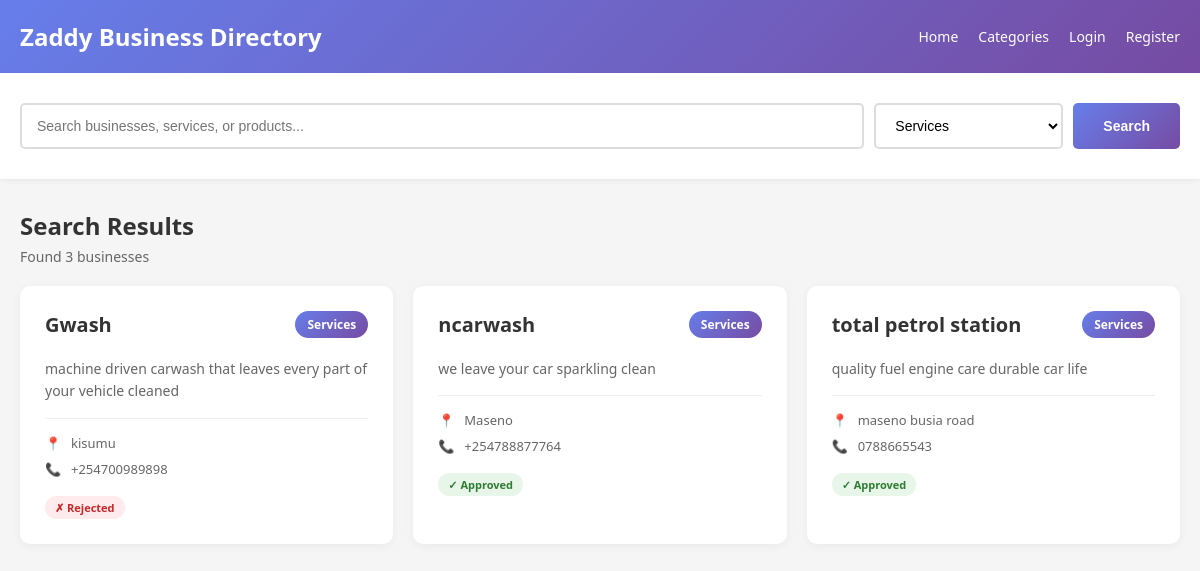
The page /search.php?category=4 on the database its author committed.
### tables this page shows
CREATE TABLE `businesses` (
  `id` int(11) NOT NULL,
  `name` varchar(200) NOT NULL,
  `category_id` int(11) NOT NULL,
  `user_id` int(11) NOT NULL,
  `description` text DEFAULT NULL,
  `address` varchar(255) DEFAULT NULL,
  `phone` varchar(20) DEFAULT NULL,
  `email` varchar(100) DEFAULT NULL,
  `website` varchar(255) DEFAULT NULL,
  `image` varchar(255) DEFAULT NULL,
  `status` enum('pending','approved','rejected') DEFAULT 'pending',
  `admin_notes` text DEFAULT NULL,
  `created_at` timestamp NOT NULL DEFAULT current_timestamp(),
  `updated_at` timestamp NOT NULL DEFAULT current_timestamp() ON UPDATE current_timestamp()
);

CREATE TABLE `categories` (
  `id` int(11) NOT NULL,
  `name` varchar(100) NOT NULL,
  `icon` varchar(50) DEFAULT NULL,
  `created_at` timestamp NOT NULL DEFAULT current_timestamp()
);

### search.php (the view, shortened to what this page needs)
<?php
$conn = getDBConnection();
$search_query = trim($_GET['q'] ?? $_GET['query'] ?? '');
$category_filter = (int)($_GET['category'] ?? 0);
$results = [];
$total_results = 0;
$categories_result = $conn->query("SELECT * FROM categories ORDER BY name ASC");
$categories = [];
if ($categories_result) {
    while ($row = $categories_result->fetch_assoc()) {
        $categories[] = $row;
    }
}
if (!empty($search_query) || $category_filter > 0) {
    $sql = "SELECT b.*, c.name as category_name, c.icon as category_icon
            FROM businesses b
            LEFT JOIN categories c ON b.category_id = c.id
            WHERE 1=1";
    $params = [];
    $types = "";
    if ($category_filter > 0) {
        $sql .= " AND b.category_id = ?";
        $params[] = $category_filter;
        $types .= "i";
    }
    $sql .= " ORDER BY b.created_at DESC";
    $stmt = $conn->prepare($sql);
    if (!empty($params)) {
        $stmt->bind_param($types, ...$params);
    }
    $stmt->execute();
    $result = $stmt->get_result();
    while ($row = $result->fetch_assoc()) {
        $results[] = $row;
    }
    $total_results = count($results);
}
?>
<!DOCTYPE html>
<html lang="en">
<head>
</head>
<body>
    <div class="header">
        <div class="header-content">
            <h1 onclick="location.href='index.php'">Zaddy Business Directory</h1>
            <div class="header-nav">
                <a href="index.php">Home</a>
                <a href="categories.php">Categories</a>
                <?php if (isset($_SESSION['user_id'])): ?>
                    <a href="auth/dashboard.php">Dashboard</a>
                    <a href="auth/logout.php">Logout</a>
                <?php else: ?>
                    <a href="auth/login.php">Login</a>
                    <a href="auth/register.php">Register</a>
                <?php endif; ?>
            </div>
        </div>
    </div>
    <div class="search-section">
        <div class="search-container">
            <form method="GET" action="search.php" class="search-form">
                <input
                    type="text"
                    name="query"
                    class="search-input"
                    placeholder="Search businesses, services, or products..."
                    value="<?php echo htmlspecialchars($search_query); ?>"
                >
                <select name="category" class="category-select">
                    <?php foreach ($categories as $cat): ?>
                        <option value="<?php echo $cat['id']; ?>"
                                <?php echo ($category_filter == $cat['id']) ? 'selected' : ''; ?>>
                            <?php echo htmlspecialchars($cat['name']); ?>
                        </option>
                    <?php endforeach; ?>
                </select>
                <button type="submit" class="search-btn">Search</button>
            </form>
        </div>
    </div>
    <div class="results-container">
        <?php if (!empty($search_query) || $category_filter > 0): ?>
            <div class="results-header">
                <h2>Search Results</h2>
                <p class="results-count">
                    Found <?php echo $total_results; ?>
                    <?php echo $total_results == 1 ? 'business' : 'businesses'; ?>
                </p>
            </div>
            <?php if (empty($results)): ?>
                <div class="no-results">
                    <div class="no-results-icon">🔍</div>
                    <h3>No businesses found</h3>
                    <p>Try adjusting your search terms or browse all categories</p>
                </div>
            <?php else: ?>
                <div class="results-grid">
                    <?php foreach ($results as $business): ?>
                        <div class="business-card" onclick="location.href='business.php?id=<?php echo $business['id']; ?>'">
                            <div class="business-header">
                                <div>
                                    <div class="business-name">
                                        <?php echo htmlspecialchars($business['name']); ?>
                                    </div>
                                </div>
                                <span class="business-category">
                                    <?php echo htmlspecialchars($business['category_name']); ?>
                                </span>
                            </div>
                            <div class="business-description">
                                <?php echo htmlspecialchars($business['description']); ?>
                            </div>
                            <div class="business-info">
                                <?php if (!empty($business['address'])): ?>
                                    <div class="info-item">
                                        <span class="info-icon">📍</span>
                                        <?php echo htmlspecialchars($business['address']); ?>
                                    </div>
                                <?php endif; ?>
                                <?php if (!empty($business['phone'])): ?>
                                    <div class="info-item">
                                        <span class="info-icon">📞</span>
                                        <?php echo htmlspecialchars($business['phone']); ?>
                                    </div>
                                <?php endif; ?>
                                <?php
                                $approval_status = $business['approval_status'] ?? $business['status'] ?? 'pending';
                                $approval_class = '';
                                $approval_text = '';
                                if ($approval_status == 'approved') {
                                    $approval_class = 'status-active';
                                    $approval_text = '✓ Approved';
                                } elseif ($approval_status == 'rejected') {
                                    $approval_class = 'status-inactive';
                                    $approval_text = '✗ Rejected';
                                } else {
                                    $approval_class = 'status-pending';
                                    $approval_text = '⏳ Pending';
                                }
                                ?>
                                <span class="status-badge <?php echo $approval_class; ?>">
                                    <?php echo $approval_text; ?>
                                </span>
                            </div>
                        </div>
                    <?php endforeach; ?>
                </div>
            <?php endif; ?>
        <?php endif; ?>
    </div>
</body>
</html>

### search.php (style rules this page uses)
* { margin: 0; padding: 0; box-sizing: border-box; }
body { font-family: 'Segoe UI', Tahoma, Geneva, Verdana, sans-serif; background: #f5f5f5; }
.header { background: linear-gradient(135deg, #667eea 0%, #764ba2 100%); color: white; padding: 20px 0; box-shadow: 0 2px 10px rgba(0,0,0,0.1); }
.header-content { max-width: 1200px; margin: 0 auto; padding: 0 20px; display: flex; justify-content: space-between; align-items: center; }
.header h1 { font-size: 24px; cursor: pointer; }
.header-nav { display: flex; gap: 20px; }
.header-nav a { color: white; text-decoration: none; font-size: 14px; transition: opacity 0.3s; }
.search-section { background: white; padding: 30px 0; box-shadow: 0 2px 5px rgba(0,0,0,0.05); }
.search-container { max-width: 1200px; margin: 0 auto; padding: 0 20px; }
.search-form { display: flex; gap: 10px; flex-wrap: wrap; }
.search-input { flex: 1; min-width: 250px; padding: 12px 15px; border: 2px solid #ddd; border-radius: 5px; font-size: 14px; }
.category-select { padding: 12px 15px; border: 2px solid #ddd; border-radius: 5px; font-size: 14px; background: white; cursor: pointer; }
.search-btn { padding: 12px 30px; background: linear-gradient(135deg, #667eea 0%, #764ba2 100%); color: white; border: none; border-radius: 5px; font-size: 14px; font-weight: bold; cursor: pointer; transition: transform 0.2s; }
.results-container { max-width: 1200px; margin: 30px auto; padding: 0 20px; }
.results-header { margin-bottom: 20px; }
.results-header h2 { color: #333; font-size: 24px; margin-bottom: 5px; }
.results-count { color: #666; font-size: 14px; }
.results-grid { display: grid; grid-template-columns: repeat(auto-fill, minmax(350px, 1fr)); gap: 20px; }
.business-card { background: white; border-radius: 10px; padding: 25px; box-shadow: 0 2px 10px rgba(0,0,0,0.05); transition: transform 0.2s, box-shadow 0.2s; cursor: pointer; }
.business-header { display: flex; justify-content: space-between; align-items: start; margin-bottom: 15px; }
.business-name { font-size: 20px; font-weight: bold; color: #333; margin-bottom: 5px; }
.business-category { display: inline-block; padding: 5px 12px; background: linear-gradient(135deg, #667eea 0%, #764ba2 100%); color: white; border-radius: 20px; font-size: 12px; font-weight: bold; }
.business-description { color: #666; font-size: 14px; line-height: 1.6; margin-bottom: 15px; display: -webkit-box; -webkit-line-clamp: 3; -webkit-box-orient: vertical; overflow: hidden; }
.business-info { border-top: 1px solid #eee; padding-top: 15px; }
.info-item { display: flex; align-items: center; gap: 10px; margin-bottom: 8px; font-size: 13px; color: #666; }
.info-icon { width: 16px; text-align: center; }
.status-badge { display: inline-block; padding: 4px 10px; border-radius: 12px; font-size: 11px; font-weight: bold; margin-top: 10px; }
.status-active { background: #e8f5e9; color: #2e7d32; }
.status-inactive { background: #ffebee; color: #c62828; }

### rows shown on the page
businesses: name "Gwash", category.name "Services", description "machine driven carwash that leaves every part of your vehicle cleaned", address "kisumu", phone "+254700989898", status "✗ Rejected"
businesses: name "ncarwash", category.name "Services", description "we leave your car sparkling clean", address "Maseno", phone "+254788877764", status "✓ Approved"
businesses: name "total petrol station", category.name "Services", description "quality fuel engine care durable car life", address "maseno busia road", phone "0788665543", status "✓ Approved"

### other values the page prints
$total_results "3"
form field category "Services"
